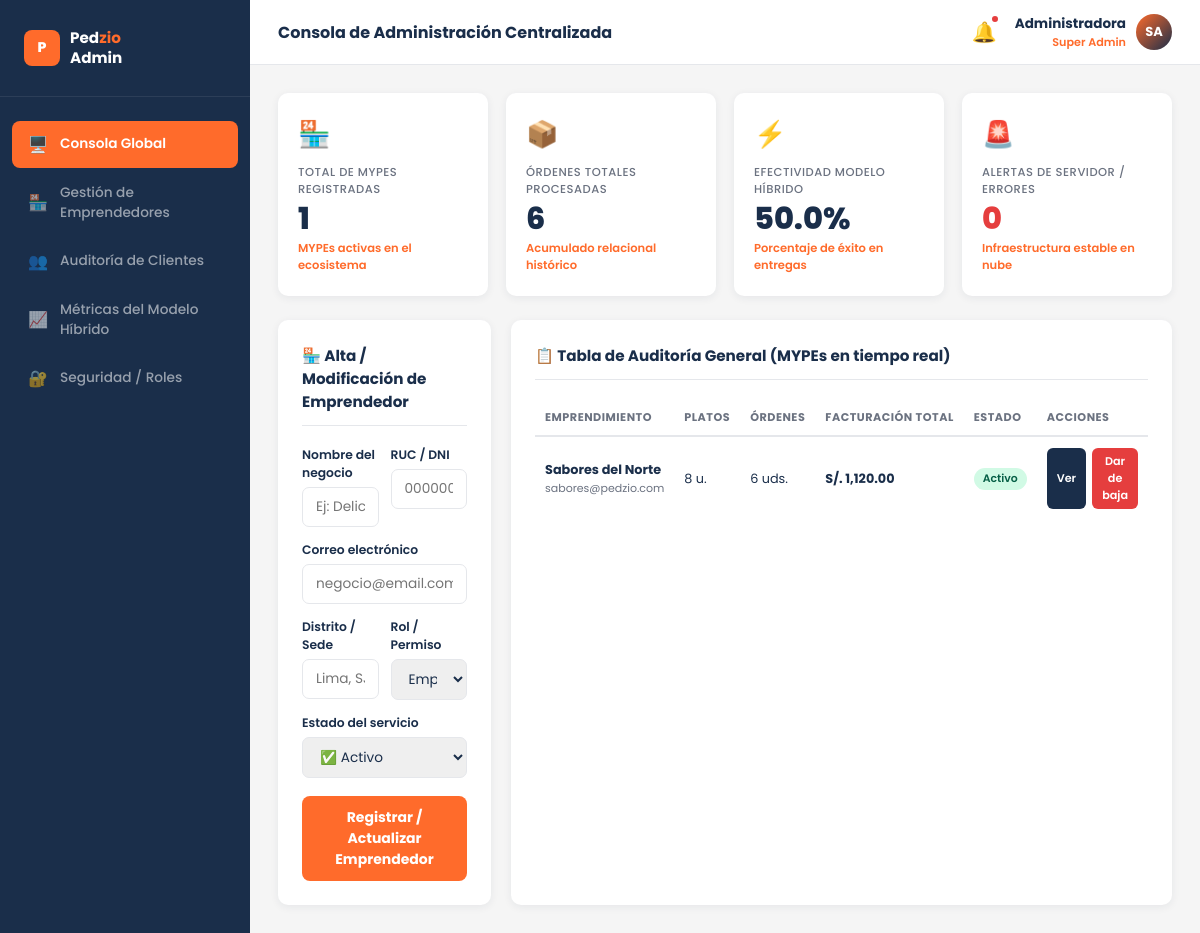
Screenshot of /superadmin.php with the database file from the repository.
### tables this page shows
CREATE TABLE Usuario (
    id_usuario INT NOT NULL AUTO_INCREMENT,
    nombre VARCHAR(100) NOT NULL,
    correo VARCHAR(120) NOT NULL,
    contrasena VARCHAR(255) NOT NULL,
    telefono VARCHAR(20) NULL,
    rol ENUM('Emprendedor', 'SuperAdmin') NOT NULL DEFAULT 'Emprendedor',
    activo TINYINT(1) NOT NULL DEFAULT 1,
    PRIMARY KEY (id_usuario),
    UNIQUE KEY uq_correo_usr (correo)
);

### superadmin.php (the view, shortened to what this page needs)
<?php
require_once 'conexion.php';
try {
    $sql_global_kpis = "SELECT
                            (SELECT COUNT(*) FROM Usuario WHERE rol = 'Emprendedor' AND activo = 1) AS total_mypes,
                            (SELECT COUNT(*) FROM Pedido WHERE activo = 1) AS total_ordenes,
                            ROUND(
                              (SELECT COUNT(*) FROM Pedido WHERE estado = 'Entregado' AND activo = 1) * 100.0
                              / NULLIF((SELECT COUNT(*) FROM Pedido WHERE activo = 1), 0)
                            , 1) AS efectividad_pct";
    $stmt_kpis = $pdo->query($sql_global_kpis);
    $global_kpis = $stmt_kpis->fetch();
    $total_mypes     = $global_kpis['total_mypes'] ?? 0;
    $total_ordenes   = $global_kpis['total_ordenes'] ?? 0;
    $efectividad_pct = $global_kpis['efectividad_pct'] ?? 0.0;
    $sql_auditoria = "SELECT
                        u.id_usuario,
                        u.nombre AS negocio,
                        u.correo,
                        u.activo,
                        COUNT(DISTINCT pr.id_producto) AS total_productos,
                        COUNT(DISTINCT pe.id_pedido) AS total_pedidos,
                        COALESCE(SUM(i.monto), 0) AS facturacion_total
                      FROM Usuario u
                      LEFT JOIN Producto pr ON pr.id_usuario = u.id_usuario AND pr.activo = 1
                      LEFT JOIN Pedido pe ON pe.id_usuario = u.id_usuario AND pe.activo = 1
                      LEFT JOIN Ingreso i ON i.id_pedido = pe.id_pedido AND i.activo = 1
                      WHERE u.rol = 'Emprendedor'
                      GROUP BY u.id_usuario, u.nombre, u.correo, u.activo
                      ORDER BY facturacion_total DESC";
    $stmt_audit = $pdo->query($sql_auditoria);
    $auditoria_db = $stmt_audit->fetchAll();
} catch (PDOException $e) {
    $total_mypes = 0; $total_ordenes = 0; $efectividad_pct = 0.0;
    $auditoria_db = [];
}
?>
<!DOCTYPE html>
<html lang="es">
<head>
</head>
<body>
<aside class="sidebar">
  <div class="sidebar-brand">
    <div class="logo">P</div>
    <span>Ped<em>zio</em><br>Admin</span>
  </div>
  <nav class="sidebar-nav">
    <a href="#" class="nav-item active"><span class="nav-icon">🖥️</span> Consola Global</a>
    <a href="#" class="nav-item"><span class="nav-icon">🏪</span> Gestión de Emprendedores</a>
    <a href="#" class="nav-item"><span class="nav-icon">👥</span> Auditoría de Clientes</a>
    <a href="#" class="nav-item"><span class="nav-icon">📈</span> Métricas del Modelo Híbrido</a>
    <a href="#" class="nav-item"><span class="nav-icon">🔐</span> Seguridad / Roles</a>
  </nav>
</aside>
<div class="main">
  <header class="topbar">
    <h1>Consola de Administración Centralizada</h1>
    <div class="topbar-right">
      <div class="alert-bell" title="Alertas">
        🔔
        <div class="alert-dot"></div>
      </div>
      <div class="topbar-profile">
        <div class="profile-info">
          <div class="name">Administradora</div>
          <div class="role">Super Admin</div>
        </div>
        <div class="avatar">SA</div>
      </div>
    </div>
  </header>
  <main class="workspace">
    <div class="kpi-row">
      <div class="kpi-card">
        <div class="kpi-icon">🏪</div>
        <div class="kpi-label">Total de MYPEs Registradas</div>
        <div class="kpi-value"><?= $total_mypes ?></div>
        <div class="kpi-sub">MYPEs activas en el ecosistema</div>
      </div>
      <div class="kpi-card">
        <div class="kpi-icon">📦</div>
        <div class="kpi-label">Órdenes Totales Procesadas</div>
        <div class="kpi-value"><?= number_format($total_ordenes) ?></div>
        <div class="kpi-sub">Acumulado relacional histórico</div>
      </div>
      <div class="kpi-card">
        <div class="kpi-icon">⚡</div>
        <div class="kpi-label">Efectividad Modelo Híbrido</div>
        <div class="kpi-value"><?= $efectividad_pct ?>%</div>
        <div class="kpi-sub">Porcentaje de éxito en entregas</div>
      </div>
      <div class="kpi-card alert-card">
        <div class="kpi-icon">🚨</div>
        <div class="kpi-label">Alertas de Servidor / Errores</div>
        <div class="kpi-value">0</div>
        <div class="kpi-sub">Infraestructura estable en nube</div>
      </div>
    </div>
    <div class="bottom-grid">
      <div class="card">
        <div class="card-title">🏪 Alta / Modificación de Emprendedor</div>
        <form method="POST" action="admin_emprendedor.php">
          <div class="form-row">
            <div class="form-group">
              <label>Nombre del negocio</label>
              <input type="text" name="negocio" placeholder="Ej: Delicias del Centro">
            </div>
            <div class="form-group">
              <label>RUC / DNI</label>
              <input type="text" name="ruc" placeholder="00000000000">
            </div>
          </div>
          <div class="form-group">
            <label>Correo electrónico</label>
            <input type="email" name="email" placeholder="negocio@email.com">
          </div>
          <div class="form-row">
            <div class="form-group">
              <label>Distrito / Sede</label>
              <input type="text" name="distrito" placeholder="Lima, SJL...">
            </div>
            <div class="form-group">
              <label>Rol / Permiso</label>
              <select name="rol">
                <option value="emprendedor">Emprendedor</option>
              </select>
            </div>
          </div>
          <div class="form-group">
            <label>Estado del servicio</label>
            <select name="estado">
              <option value="activo">✅ Activo</option>
            </select>
          </div>
          <button type="submit" class="btn-submit">Registrar / Actualizar Emprendedor</button>
        </form>
      </div>
      <div class="card">
        <div class="card-title">📋 Tabla de Auditoría General (MYPEs en tiempo real)</div>
        <div style="overflow-x:auto">
        <table class="data-table">
          <thead>
            <tr>
              <th>Emprendimiento</th>
              <th>Platos</th>
              <th>Órdenes</th>
              <th>Facturación Total</th>
              <th>Estado</th>
              <th>Acciones</th>
            </tr>
          </thead>
          <tbody>
            <?php if (empty($auditoria_db)): ?>
            <tr>
              <td colspan="6" style="text-align: center; color: var(--gray-text);">No hay negocios registrados en la base de datos.</td>
            </tr>
            <?php else: ?>
              <?php
              foreach ($auditoria_db as $e):
                $badge = $e['activo'] == 1 ? 'badge-active' : 'badge-inactive';
                $label = $e['activo'] == 1 ? 'Activo' : 'Suspendido';
              ?>
              <tr>
                <td><strong><?= htmlspecialchars($e['negocio']) ?></strong><br><span style="font-size:11px; color:var(--gray-text);"><?= htmlspecialchars($e['correo']) ?></span></td>
                <td><?= $e['total_productos'] ?> u.</td>
                <td><?= $e['total_pedidos'] ?> uds.</td>
                <td style="font-weight: 700; color: var(--navy);">S/. <?= number_format($e['facturacion_total'], 2) ?></td>
                <td><span class="badge <?= $badge ?>"><?= $label ?></span></td>
                <td>
                  <div class="action-btns">
                    <button class="btn-view">Ver</button>
                    <button class="btn-suspend">Dar de baja</button>
                  </div>
                </td>
              </tr>
              <?php endforeach; ?>
            <?php endif; ?>
          </tbody>
        </table>
        </div>
      </div>
    </div>
  </main>
</div>
</body>
</html>

### rows the page displays
usuario: nombre "Sabores del Norte", correo "sabores@pedzio.com", total_productos "8", total_pedidos "6", facturacion_total "1,120.00", activo "Activo"

### other values shown
$total_mypes "1"
$total_ordenes "6"
$efectividad_pct "50.0"
